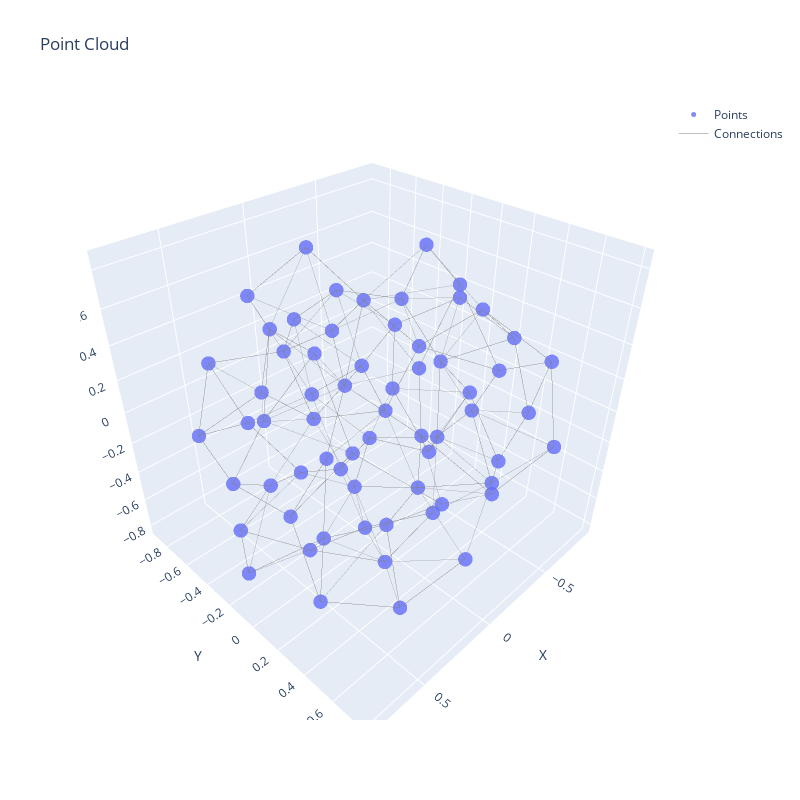

Notebook code cell kept with this figure:
### Code cell
points_batch_l1, coords_batch_l1 = random.choice(list(liquid_dataloader))
points_l1 = points_batch_l1[0].numpy()
coords_l1 = np.array(coords_batch_l1)[:, 0]
print(f"Points shape: {points_l1.shape}")
print(f"Center coodinates: {coords_l1}")

fig = plot_point_cloud_3d(points_l1, n_connections=4)
fig.show()
